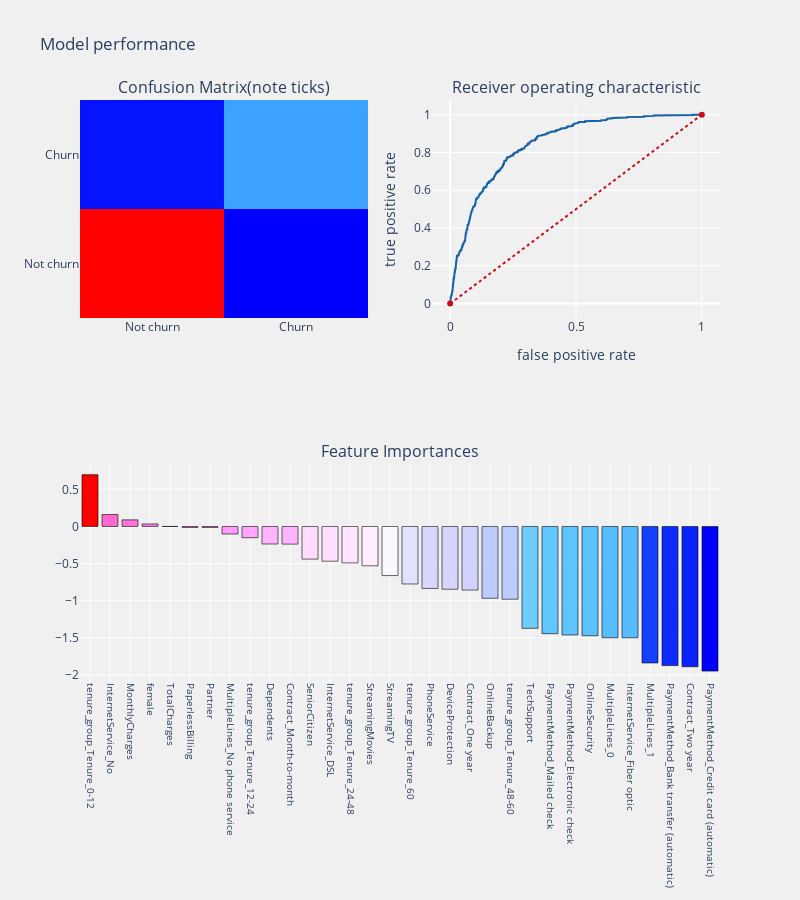

Notebook cell for this chart:
### Markdown cell above
Over-sampling using SMOTE and cleaning using Tomek links.

Combine over- and under-sampling using SMOTE and Tomek links. <br> Tomek links are used as an undersampling method and removes noisy and borderline majority class examples

### Code cell
SMOTETomek = SMOTETomek(random_state=42)
X_train_SMOTETomek, y_train_SMOTETomek = SMOTETomek.fit_resample(X_train, y_train)

logitSMOTETomek  = LogisticRegression()
m2,c2,r2 = test_model(logitSMOTETomek,X_train_SMOTETomek,X_test,y_train_SMOTETomek,y_test)

### Figure 1 — Plotly figure (JSON) as saved in the notebook; plotly's stock layout.template omitted (floating-point values rounded to 4 significant figures; data arrays with more than 128 entries replaced by an {"elided": "..."} marker saying what was removed)
{"data": [{"colorscale": [[0, "rgb(0,0,255)"], [0.1, "rgb(51,153,255)"], [0.2, "rgb(102,204,255)"], [0.3, "rgb(153,204,255)"], [0.4, "rgb(204,204,255)"], [0.5, "rgb(255,255,255)"], [0.6, "rgb(255,204,255)"], [0.7, "rgb(255,153,255)"], [0.8, "rgb(255,102,204)"], [0.9, "rgb(255,102,102)"], [1, "rgb(255,0,0)"]], "name": "matrix", "showscale": false, "type": "heatmap", "x": ["Not churn", "Churn"], "xaxis": "x", "y": ["Not churn", "Churn"], "yaxis": "y", "z": [[1124, 170], [182, 282]]}, {"line": {"color": "rgb(22, 96, 167)", "width": 2}, "name": "Roc : 0.738191520545755", "type": "scatter", "x": {"elided": "501 float values"}, "xaxis": "x2", "y": {"elided": "501 float values"}, "yaxis": "y2"}, {"line": {"color": "rgb(205, 12, 24)", "dash": "dot", "width": 2}, "type": "scatter", "x": [0, 1], "xaxis": "x2", "y": [0, 1], "yaxis": "y2"}, {"marker": {"color": [0.6974, 0.1603, 0.08862, 0.03371, 1.24e-05, -0.01395, -0.01461, -0.1019, -0.1516, -0.2365, -0.2379, -0.4397, -0.468, -0.491, -0.53, -0.6615, -0.7748, -0.835, -0.8456, -0.8565, -0.9673, -0.9798, -1.372, -1.444, -1.461, -1.472, -1.499, -1.499, -1.838, -1.873, -1.89, -1.948], "colorscale": [[0, "rgb(0,0,255)"], [0.1, "rgb(51,153,255)"], [0.2, "rgb(102,204,255)"], [0.3, "rgb(153,204,255)"], [0.4, "rgb(204,204,255)"], [0.5, "rgb(255,255,255)"], [0.6, "rgb(255,204,255)"], [0.7, "rgb(255,153,255)"], [0.8, "rgb(255,102,204)"], [0.9, "rgb(255,102,102)"], [1, "rgb(255,0,0)"]], "line": {"color": "black", "width": 0.6}}, "name": "coefficients", "type": "bar", "x": ["tenure_group_Tenure_0-12", "InternetService_No", "MonthlyCharges", "female", "TotalCharges", "PaperlessBilling", "Partner", "MultipleLines_No phone service", "tenure_group_Tenure_12-24", "Dependents", "Contract_Month-to-month", "SeniorCitizen", "InternetService_DSL", "tenure_group_Tenure_24-48", "StreamingMovies", "StreamingTV", "tenure_group_Tenure_60", "PhoneService", "DeviceProtection", "Contract_One year", "OnlineBackup", "tenure_group_Tenure_48-60", "TechSupport", "PaymentMethod_Mailed check", "PaymentMethod_Electronic check", "OnlineSecurity", "MultipleLines_0", "InternetService_Fiber optic", "MultipleLines_1", "PaymentMethod_Bank transfer (automatic)", "Contract_Two year", "PaymentMethod_Credit card (automatic)"], "xaxis": "x3", "y": [0.6974, 0.1603, 0.08862, 0.03371, 1.24e-05, -0.01395, -0.01461, -0.1019, -0.1516, -0.2365, -0.2379, -0.4397, -0.468, -0.491, -0.53, -0.6615, -0.7748, -0.835, -0.8456, -0.8565, -0.9673, -0.9798, -1.372, -1.444, -1.461, -1.472, -1.499, -1.499, -1.838, -1.873, -1.89, -1.948], "yaxis": "y3"}], "layout": {"annotations": [{"font": {"size": 16}, "showarrow": false, "text": "Confusion Matrix(note ticks)", "x": 0.225, "xanchor": "center", "xref": "paper", "y": 1, "yanchor": "bottom", "yref": "paper"}, {"font": {"size": 16}, "showarrow": false, "text": "Receiver operating characteristic", "x": 0.775, "xanchor": "center", "xref": "paper", "y": 1, "yanchor": "bottom", "yref": "paper"}, {"font": {"size": 16}, "showarrow": false, "text": "Feature Importances", "x": 0.5, "xanchor": "center", "xref": "paper", "y": 0.375, "yanchor": "bottom", "yref": "paper"}], "autosize": false, "height": 900, "margin": {"b": 195}, "paper_bgcolor": "rgba(240,240,240, 0.95)", "plot_bgcolor": "rgba(240,240,240, 0.95)", "showlegend": false, "title": {"text": "Model performance"}, "width": 800, "xaxis": {"anchor": "y", "domain": [0, 0.45]}, "xaxis2": {"anchor": "y2", "domain": [0.55, 1], "title": {"text": "false positive rate"}}, "xaxis3": {"anchor": "y3", "domain": [0, 1], "showgrid": true, "tickangle": 90, "tickfont": {"size": 10}}, "yaxis": {"anchor": "x", "domain": [0.625, 1]}, "yaxis2": {"anchor": "x2", "domain": [0.625, 1], "title": {"text": "true positive rate"}}, "yaxis3": {"anchor": "x3", "domain": [0, 0.375]}}}
